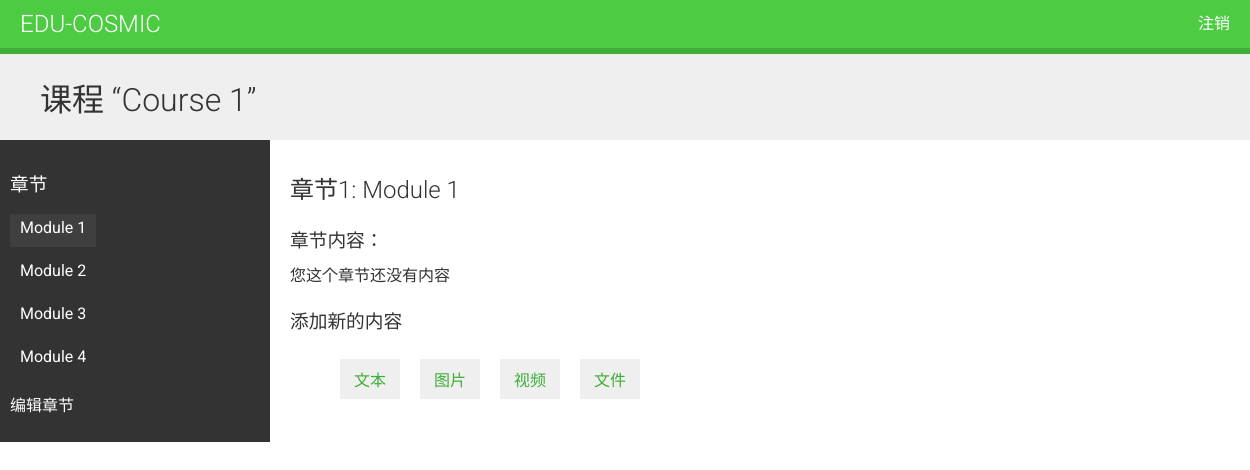
Screenshot of /course/module/2/ (signed in) with the database file from the repository.
### courses/models.py (models this page shows, shortened)
class Course(models.Model):
    owner = models.ForeignKey(User, related_name="course_created", on_delete=models.CASCADE)
    subject = models.ForeignKey(Subject, related_name="courses", on_delete=models.CASCADE)
    title = models.CharField(max_length=200)
    slug = models.SlugField(max_length=200, unique=True)
    overview = models.TextField()
    created = models.DateTimeField(auto_now_add=True)
    students = models.ManyToManyField(User, related_name="courses_joined", blank=True)
    class Meta:
        db_table = "course"
        ordering = ("-created", )

class Module(models.Model):
    course = models.ForeignKey(Course, related_name="modules", on_delete=models.CASCADE)
    title = models.CharField(max_length=200)
    description = models.TextField(blank=True)
    order = OrderField(for_fields=["course"], blank=True)
    class Meta:
        db_table = "module"
        ordering = ("order",)

### courses/views.py (the view)
# urls.py: path("module/<int:module_id>/", views.ModuleContentListView.as_view(), name="module_content_list"),
class ModuleContentListView(TemplateResponseMixin, View):
    template_name = "manage/module/content_list.html"
    def get(self, request, module_id):
        module = get_object_or_404(Module, id=module_id, course__owner=request.user)
        return self.render_to_response({"module": module})

### templates/manage/module/content_list.html (shortened to what this page needs)
{% extends "base.html" %}
{% load course %}
{% block content %}
    {% with course=module.course %}
        <h1>课程 “{{ course.title }}”</h1>
        <div class="contents">
            <h3>章节</h3>
            <ul id="modules">
                {% for m in course.modules.all %}
                    <li data-id="{{ m.id }}" {% if m == module %}class="selected"{% endif %}>
                        <a href="{% url 'module_content_list' m.id %}">
                            {{ m.title }}
                        </a>
                    </li>
                {% empty %}
                    <li>还没有章节</li>
                {% endfor %}
            <p>
                <a href="{% url 'course_module' course.id %}">编辑章节</a>
            </p>
            </ul>
        </div>
        <div class="module">
            <h2>章节{{ module.order|add:1 }}: {{ module.title }}</h2>
            <h3>章节内容：</h3>
            <div id="module-contents">
                {% for content in module.contents.all %}
                    <div data-id="{{ content.id }}">
                        {% with item=content.item %}
                            <p>{{ item }}({{ item|model_name }})</p>
                            <a href="{% url 'module_content_update' module.id item|model_name item.id %}">编辑</a>
                            <form action="{% url 'module_content_delete' content.id %}"
                            method="post">
                                {% csrf_token %}
                                <input type="submit" value="删除">
                            </form>
                        {% endwith %}
                    </div>
                {% empty %}
                    <p>您这个章节还没有内容</p>
                {% endfor %}
            </div>
            <h3>添加新的内容</h3>
            <ul class="content-types">
                <li><a href="{% url 'module_content_create' module.id 'text' %}">文本</a></li>
                <li><a href="{% url 'module_content_create' module.id 'image'%}">图片</a></li>
                <li><a href="{% url 'module_content_create' module.id 'video' %}">视频</a></li>
                <li><a href="{% url 'module_content_create' module.id 'file' %}">文件</a></li>
            </ul>
        </div>
    {% endwith %}
{% endblock %}

### static/css/base.css (style rules this page uses)
body { margin:0; font-family:'Roboto', sans-serif; font-weight:400; color:#333; }
a { color:#3fad37; text-decoration:none; }
ul { float:left; }
h1, h2, h3, h4, h5, h6 { font-family:'Roboto', sans-serif; font-weight:300; }
h1 { background:#efefef; width:100%; overflow:auto; padding:20px 0 20px 40px; margin:0; }
.module { padding:10px 20px; float:left; width:600px; }
.module h3 { margin:20px 0 0; padding:0; width:100%; }
.module p { margin:10px 0 20px; width:100%; float:left; }
.contents { width:20%; padding:10px; float:left; background:#333; color: #fff; font-family:'Roboto', sans-serif; }
.contents ul { list-style:none; margin:0; padding:0; }
.contents ul li { margin:0 0 10px 0; padding:4px 10px 10px; overflow:auto; }
.contents ul li.selected { background:#3f3f3f; }
.contents ul a { display:block; color:#fff; text-decoration:none; }
ul.content-types li { list-style:none; float:left; margin:10px; background:#efefef; padding:8px 14px; }

### rows the page displays
Course: title "Course 1"
Module: title "Module 1", order|add "1"
Module: title "Module 2"
Module: title "Module 3"
Module: title "Module 4"
